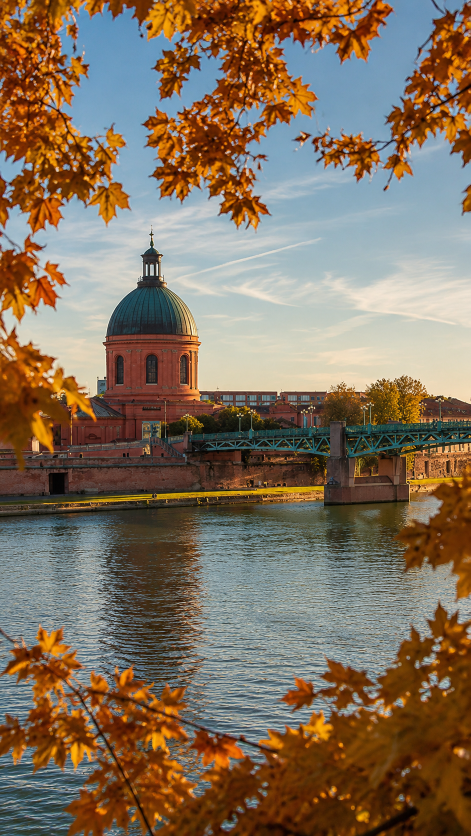
#> input picture assets/toulouse_1080x1920_autumn_sunny.png, 941 x 1672 px (shown at 1/2 size)
$ python instagram_explainer.py
#> lines starting #> are read from the running program, lines starting #| are printed output that depends on the picture
### src/instagram.py
"""Instagram image generator — three post formats.

Format 1: Story (1080x1920) — L'Essentiel items
  Two floating dark pill boxes over full-bleed photo, CTA pill in centre.

Format 2: Weekend carousel (1080x1350 slides) — runs Friday/Saturday
  Cover slide "Que faire ce week-end a Toulouse ?" + one slide per event.

Format 3: Individual post (1080x1350) — all other non-news clusters
  Full-bleed photo, category pill centred, multi-colour title (Toulouse=pink, key noun=green).
"""
from __future__ import annotations

import io
import json
import re
from datetime import date, datetime, timedelta, timezone
from pathlib import Path
from typing import Any

import requests

# ---------------------------------------------------------------------------
# Constants
# ---------------------------------------------------------------------------

STORY_W, STORY_H = 1080, 1920
POST_W,  POST_H  = 1080, 1350   # 4:5 — Instagram center-crops feed posts to a
                                # square for the grid view, cutting this much
                                # off the top/bottom: keep text above TEXT_BOTTOM.
_GRID_CROP_MARGIN = (POST_H - POST_W) // 2   # 135px trimmed off top & bottom in grid view
TEXT_BOTTOM       = POST_H - _GRID_CROP_MARGIN - 45   # 45px safety buffer beyond the crop line

COL_BG        = (15,  23,  42)        # #0f172a
COL_GREEN     = (74,  222, 128)       # #4ade80
COL_PINK      = (244, 114, 182)       # #f472b6
COL_WHITE     = (255, 255, 255)
COL_DARK      = (15,  23,  42)

# Semi-transparent dark pill box background (RGBA)
COL_PILL_BG   = (15, 23, 42, 210)

SITE_LABEL = "news.lavillerose.com"

FRENCH_MONTHS = [
    "janvier","fevrier","mars","avril","mai","juin",
    "juillet","aout","septembre","octobre","novembre","decembre",
]
FRENCH_DAYS = ["lundi","mardi","mercredi","jeudi","vendredi","samedi","dimanche"]

SOURCE_LABELS: dict[str, str] = {
    "lessentiel":      "L'Essentiel",
    "clutch":          "Clutch",
    "office_tourisme": "Office de Tourisme",
    "toulouscope":     "Toulouscope",
    "actu_toulouse":   "Actu Toulouse",
}

CAT_PILLS: dict[str, str] = {
    "event":   "AGENDA",
    "place":   "LIEU",
    "culture": "CULTURE",
    "news":    "INFO",
}

_FONT_BOLD_PATHS = [
    "/usr/share/fonts/truetype/liberation/LiberationSans-Bold.ttf",
    "/usr/share/fonts/truetype/dejavu/DejaVuSans-Bold.ttf",
    "/usr/share/fonts/truetype/freefont/FreeSansBold.ttf",
    "C:/Windows/Fonts/arialbd.ttf",
    "C:/Windows/Fonts/calibrib.ttf",
]
_FONT_REGULAR_PATHS = [
    "/usr/share/fonts/truetype/liberation/LiberationSans-Regular.ttf",
    "/usr/share/fonts/truetype/dejavu/DejaVuSans.ttf",
    "/usr/share/fonts/truetype/freefont/FreeSans.ttf",
    "C:/Windows/Fonts/arial.ttf",
    "C:/Windows/Fonts/calibri.ttf",
]

REQUEST_TIMEOUT_S = 10
_FAVICON_PATH = Path(__file__).parent.parent / "assets" / "favicon.png"
_ASSETS_DIR = Path(__file__).parent.parent / "assets"
_favicon_cache: dict = {}

_SEASON_BY_MONTH = {
    12: "winter", 1: "winter", 2: "winter",
    3: "spring", 4: "spring", 5: "spring",
    6: "summer", 7: "summer", 8: "summer",
    9: "autumn", 10: "autumn", 11: "autumn",
}


# [17 lines left out: function _story_background_path, not called in this run]


# ---------------------------------------------------------------------------
# Font / image helpers
# ---------------------------------------------------------------------------

def _load_font(size: int, bold: bool = False):
    from PIL import ImageFont
    for p in (_FONT_BOLD_PATHS if bold else _FONT_REGULAR_PATHS):
        try:
            return ImageFont.truetype(p, size)
        except (IOError, OSError):
            continue
    return ImageFont.load_default()


_MIN_IMG_DIM = 400  # below this, upscaling to a 1080-wide canvas looks visibly blurry/stretched

# url -> (width, height) of the last download attempt, so the review page and
# manifest writers can report real resolution without a second fetch.
_image_dims_cache: dict[str, tuple[int, int]] = {}

# url -> decoded image (or None for a failed/rejected fetch), so a candidate
# can be resolution-checked and then rendered without downloading it twice.
_image_cache: dict[str, Any] = {}


# [38 lines left out: functions _image_dims, _download_image, has_usable_photo, not called in this run]


def _cover_crop(img, w: int, h: int):
    from PIL import Image, ImageOps
    return ImageOps.fit(img, (w, h), method=Image.Resampling.LANCZOS)


def _apply_gradient(base, from_y: int, to_y: int, start_alpha: int = 0, end_alpha: int = 220):
    from PIL import Image
    if base.mode != "RGBA":
        base = base.convert("RGBA")
    w, h = base.size
    overlay = Image.new("RGBA", (w, h), (0, 0, 0, 0))
    height = to_y - from_y
    if height <= 0:
        return base
    pixels = overlay.load()
    for y in range(from_y, min(to_y, h)):
        t = (y - from_y) / height
        alpha = int(start_alpha + (end_alpha - start_alpha) * t)
        for x in range(w):
            pixels[x, y] = (*COL_BG, min(255, alpha))
    return Image.alpha_composite(base, overlay).convert("RGBA")


# [45 lines left out: functions _french_date, _french_date_range, _space_w, not called in this run]


# ---------------------------------------------------------------------------
# Text helpers
# ---------------------------------------------------------------------------

_VENUE_RE = re.compile(
    # Venue type keyword (case-insensitive via inline flag)
    r"(?i:jardins?|parcs?|stades?|stadiums?|salles?|allées?|allees?|"
    r"rues?|places?|esplanade|halles?|palais|lacs?|bastide|hangar|espace|"
    r"couloir|avenue|boulevard|campus|quartier|médiathèques?|mediatheques?|"
    r"bibliothèques?|maisons?|musées?|cinémas?|théâtres?|chapelles?)"
    # Optional article/preposition before proper name
    r"(?:\s+(?i:de\s+la|de\s+l\w*|d'\w*|du|de)\s*)?"
    # Proper name: capitalized words with optional hyphens (Saint-Pierre, Lacroix-Falgarde)
    r"\s*[A-ZÀÂÉÈÊËÎÏÔÙÛÇ][a-zàâéèêëîïôùûç]+(?:-[A-ZÀ-ÿa-zà-ÿ][a-zàâéèêëîïôùûç]*)?"
    r"(?:\s+(?:[A-ZÀÂÉÈÊËÎÏÔÙÛÇ][a-zàâéèêëîïôùûç]+(?:-[A-Za-zÀ-ÿ][a-zàâéèêëîïôùûç]*)?|de|du|la|le|les|l'))*",
    re.UNICODE,
)

# Locative prepositions — case-sensitive so 'dans le ciel' (lowercase) doesn't match.
# 'dans la/le' removed: too ambiguous ('dans le ciel', 'dans la ville').
# Stop-word lookahead trims trailing 'pour les fans', 'avec entrée libre', etc.
_CAPTION_VENUE_RE = re.compile(
    r"\b(?:au|chez|à\s+la|à\s+l[''e]\s*)\s+"
    r"([A-ZÀÂÉÈÊËÎÏÔÙÛÇ][^,\.\n!?]*?)(?=\s+(?:pour|avec|lors|où|dont|afin|qui\s+[a-z])|[,\.\n!?]|$)",
    re.MULTILINE | re.UNICODE,
)


# [128 lines left out: functions _extract_venue, _venue_from_caption, _segment_title, _draw_multicolor_lines, _draw_pill_box_centered, not called in this run]


def _paste_favicon(base, x: int, y: int, size: int = 64):
    """Paste the favicon using its own alpha channel — no background, no circle mask."""
    from PIL import Image
    if size not in _favicon_cache:
        try:
            img = Image.open(str(_FAVICON_PATH)).convert("RGBA").resize((size, size), Image.LANCZOS)
            _favicon_cache[size] = img
        except Exception:
            _favicon_cache[size] = None
    img = _favicon_cache[size]
    if img:
        # Use the image's own alpha as the mask so the transparent background stays transparent
        base.paste(img, (x, y), img)


def _wrap_text(text: str, font, max_width: int, draw) -> list[str]:
    words = text.split()
    lines, current = [], ""
    for word in words:
        candidate = (current + " " + word).strip()
        if draw.textbbox((0, 0), candidate, font=font)[2] <= max_width:
            current = candidate
        else:
            if current:
                lines.append(current)
            current = word
    if current:
        lines.append(current)
    return lines


# ---------------------------------------------------------------------------
# Format 1 — Story
# ---------------------------------------------------------------------------

# [462 lines left out: functions _render_story, _render_post, _next_weekend, _render_weekend_cover, _render_weekend_event_slide, run, not called in this run]


_BAD_IMAGE_PATTERNS = ("lessentiel.fr/nl/", "lessentiel.fr/nl/l.", "/nl/b.png", "/nl/r/")

# [605 lines left out: functions _good_image_url, _render_today_intro, render_today_events, _listicle_image_caption, _fetch_listicle_images, _norm_listicle_text and 5 more, not called in this run]

### src/instagram_explainer.py
"""One-off "Comment ça marche" slides for the Instagram highlight + pinned post.

Not part of the daily pipeline: run by hand, post manually.

    python -m src.instagram_explainer            # writes ./instagram_explainer/

Outputs the same 5 slides in two formats:
  story_N.png  1080x1920 — post as Stories, then add them to a highlight
  post_N.png   1080x1350 — post as one carousel and pin it (text stays inside
                           the central square so the grid crop never cuts it)
"""
from __future__ import annotations

import sys
from datetime import date
from pathlib import Path

from src.instagram import (
    COL_BG, COL_GREEN, COL_PINK, COL_WHITE, SITE_LABEL,
    POST_H, POST_W, STORY_H, STORY_W,
    _ASSETS_DIR, _apply_gradient, _cover_crop, _load_font, _paste_favicon, _wrap_text,
)

OUT_DIR = Path(__file__).parent.parent / "instagram_explainer"

# Each slide: kicker, title lines as [(text, colour)] runs, optional body
# paragraph, optional bullet list (text, colour). No emoji: the PIL font has
# no emoji glyphs.
SLIDES: list[dict] = [
    {
        "kicker": "COMMENT ÇA MARCHE",
        "title": [[("Tout ce qui se passe à ", COL_WHITE)], [("Toulouse", COL_PINK), (", chaque jour", COL_WHITE)]],
        "body": "Concerts, expos, sorties, sport, soirées : on les rassemble pour vous, au même endroit.",
        "arrow": True,
    },
    {
        "kicker": "CHAQUE MATIN",
        "title": [[("Une ", COL_WHITE), ("Story", COL_GREEN), (" par", COL_WHITE)], [("événement du jour", COL_WHITE)]],
        "body": "Ouvrez nos Stories le matin : tout ce qui a lieu aujourd'hui à Toulouse, en un coup d'œil. Plus besoin de chercher.",
    },
    {
        "kicker": "TOUS LES GENRES",
        "title": [[("Pour toutes les ", COL_WHITE), ("envies", COL_GREEN)]],
        "bullets": [
            ("Concerts et spectacles", COL_PINK),
            ("Expositions et culture", COL_GREEN),
            ("Festivals et marchés", COL_PINK),
            ("Sport", COL_GREEN),
            ("Soirées et bars", COL_PINK),
        ],
    },
    {
        "kicker": "LE WEEK-END",
        "title": [[("Le vendredi,", COL_WHITE)], [("que faire ce ", COL_WHITE), ("week-end", COL_GREEN), (" ?", COL_WHITE)]],
        "body": "Un carrousel avec la sélection des meilleures sorties, publié chaque week-end.",
    },
    {
        "kicker": "ET SUR LE SITE",
        "title": [[("Tout l'", COL_WHITE), ("agenda", COL_GREEN), (",", COL_WHITE)], [("la newsletter", COL_PINK), (" et l'actu", COL_WHITE)]],
        "body": "Retrouvez le calendrier complet et le résumé quotidien de l'actualité toulousaine.",
        "cta": True,
    },
]


def _backdrop(W: int, H: int):
    from PIL import Image

    base = Image.new("RGB", (W, H), COL_BG).convert("RGBA")
    for name in ("toulouse_1080x1920_autumn_sunny.png", "toulouse_1080x1920_summer_sunny.jpg"):
        p = _ASSETS_DIR / name
        if p.exists():
            base.paste(_cover_crop(Image.open(p).convert("RGB"), W, H).convert("RGBA"), (0, 0))
            break
    # Dim the whole photo so text stays readable, then deepen toward the bottom.
    base = Image.alpha_composite(base, Image.new("RGBA", (W, H), (15, 23, 42, 165)))
    return _apply_gradient(base, int(H * 0.5), H, start_alpha=0, end_alpha=170)


def _render(slide: dict, W: int, H: int, idx: int, total: int):
    from PIL import ImageDraw

    base = _backdrop(W, H)
    draw = ImageDraw.Draw(base)
    PAD = 80
    _paste_favicon(base, W - 52 - 68, 52, size=68)

    f_kicker = _load_font(34, bold=True)
    f_title  = _load_font(84, bold=True)
    f_body   = _load_font(42)
    f_bullet = _load_font(52, bold=True)
    f_tiny   = _load_font(22)

    def th(font):
        return draw.textbbox((0, 0), "Ag", font=font)[3]

    body_lines = _wrap_text(slide["body"], f_body, W - PAD * 2, draw) if slide.get("body") else []
    bullets = slide.get("bullets", [])

    # Stack height first so the block can be vertically centred.
    title_h = len(slide["title"]) * (th(f_title) + 14)
    block_h = th(f_kicker) + 40 + title_h + 20
    if body_lines:
        block_h += len(body_lines) * (th(f_body) + 12)
    if bullets:
        block_h += len(bullets) * (th(f_bullet) + 30)
    if slide.get("cta"):
        block_h += 40 + 110
    if slide.get("arrow"):
        block_h += 70
    y = (H - block_h) // 2

    # Kicker pill
    kw = draw.textbbox((0, 0), slide["kicker"], font=f_kicker)[2]
    kh = th(f_kicker)
    kx = (W - kw) // 2
    draw.rounded_rectangle([kx - 30, y - 14, kx + kw + 30, y + kh + 20], radius=40, fill=(74, 222, 128, 255))
    draw.text((kx, y), slide["kicker"], font=f_kicker, fill=COL_BG)
    y += kh + 40 + 20

    # Title runs, centred per line
    for runs in slide["title"]:
        total_w = sum(draw.textbbox((0, 0), t, font=f_title)[2] for t, _ in runs)
        x = (W - total_w) // 2
        for text, col in runs:
            draw.text((x, y), text, font=f_title, fill=col)
            x += draw.textbbox((0, 0), text, font=f_title)[2]
        y += th(f_title) + 14
    y += 20

    for line in body_lines:
        lw = draw.textbbox((0, 0), line, font=f_body)[2]
        draw.text(((W - lw) // 2, y), line, font=f_body, fill=(255, 255, 255, 230))
        y += th(f_body) + 12

    for text, col in bullets:
        lw = draw.textbbox((0, 0), text, font=f_bullet)[2]
        x = (W - lw) // 2
        r = 11
        cy = y + th(f_bullet) // 2 + 4
        draw.ellipse([x - 44 - r, cy - r, x - 44 + r, cy + r], fill=col)
        draw.text((x, y), text, font=f_bullet, fill=COL_WHITE)
        y += th(f_bullet) + 30

    if slide.get("arrow"):
        ax, ay = W // 2, y + 36
        draw.line([(ax - 22, ay), (ax + 10, ay)], fill=COL_WHITE, width=5)
        draw.polygon([(ax + 10, ay - 14), (ax + 28, ay), (ax + 10, ay + 14)], fill=COL_WHITE)

    if slide.get("cta"):
        y += 40
        cw = draw.textbbox((0, 0), SITE_LABEL, font=f_bullet)[2]
        draw.rounded_rectangle([(W - cw) // 2 - 50, y, (W + cw) // 2 + 50, y + 100], radius=50, fill=COL_PINK)
        draw.text(((W - cw) // 2, y + 18), SITE_LABEL, font=f_bullet, fill=COL_BG)

    # Progress dots (dim) + site label, kept clear of the story UI / grid crop
    dots_y = H - 150 if H == STORY_H else H - 190
    gap, r = 34, 8
    x0 = (W - gap * (total - 1)) // 2
    for i in range(total):
        # Opaque dim grey: an alpha fill on the RGBA canvas replaces pixels
        # rather than blending, so it came out white after the RGB convert.
        col = COL_WHITE if i == idx else (110, 120, 140)
        draw.ellipse([x0 + i * gap - r, dots_y - r, x0 + i * gap + r, dots_y + r], fill=col)
    if not slide.get("cta"):
        tw = draw.textbbox((0, 0), SITE_LABEL, font=f_tiny)[2]
        draw.text(((W - tw) // 2, dots_y + 30), SITE_LABEL, font=f_tiny, fill=(255, 255, 255, 110))

    return base.convert("RGB")


def main() -> None:
    OUT_DIR.mkdir(parents=True, exist_ok=True)
    for i, slide in enumerate(SLIDES):
        _render(slide, STORY_W, STORY_H, i, len(SLIDES)).save(OUT_DIR / f"story_{i + 1}.png")
#> in _backdrop, `base = Image.new("RGB", (W, H), COL_BG).convert("RGBA")`:
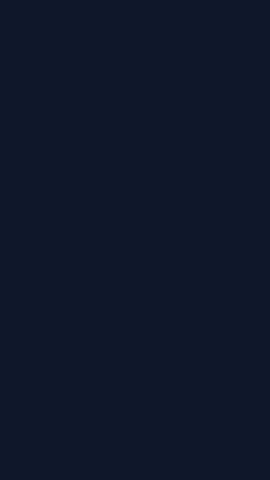
#> base: PIL image 1080x1920 RGBA (shown at 1/4 size); mean R, G, B, A 15, 23, 42, 255
#> in _apply_gradient, `return Image.alpha_composite(base, overlay).convert("RGBA")`:
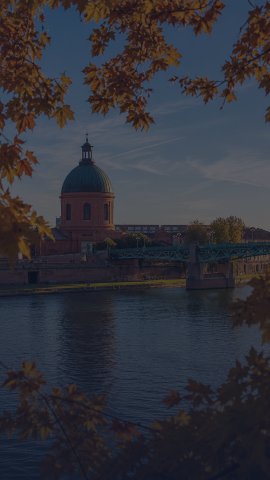
#> returned value: PIL image 1080x1920 RGBA (shown at 1/4 size); mean R, G, B, A 50, 50.8, 58.9, 255
#> in _render, `body_lines = _wrap_text(slide["body"], f_body, W - PAD * 2, draw) if s..`: body_lines = 2 items
#> in _render, `title_h = len(slide["title"]) * (th(f_title) + 14)`: title_h = 216
#> in _render, `block_h = th(f_kicker) + 40 + title_h + 20`: block_h = 314
#> in _render, `block_h += len(body_lines) * (th(f_body) + 12)`: block_h = 434
#> in _render, `block_h += 70`: block_h = 504
#> in _render, `y = (H - block_h) // 2`: y = 708
#> in _render, `kw = draw.textbbox((0, 0), slide["kicker"], font=f_kicker)[2]`: kw = 392
#> in _render, `kh = th(f_kicker)`: kh = 38
#> in _render, `kx = (W - kw) // 2`: kx = 344
#> in _render, `y += kh + 40 + 20`: y = 806
#> the loop in _render, `for runs in slide["title"]:` made 2 passes
#> (total_w, y) on passes 1 to 2: (913, 914), (890, 1022)
#> after the loop in _render, `for runs in slide["title"]:`: y = 1022
#> in _render, `y += 20`: y = 1042
#> the loop in _render, `for line in body_lines:` made 2 passes
#> (lw, y) on pass 1: (873, 1102)
#> after the loop in _render, `for line in body_lines:`: y = 1162
#> in _render, `ax, ay = W // 2, y + 36`: ax = 540; ay = 1198
#> in _render, `tw = draw.textbbox((0, 0), SITE_LABEL, font=f_tiny)[2]`: tw = 203
        _render(slide, POST_W, POST_H, i, len(SLIDES)).save(OUT_DIR / f"post_{i + 1}.png")
#> call 2 of _render, with W = 1080, H = 1350, idx = 0, total = 5
#> call 2 of _backdrop, with W = 1080, H = 1350
#> in _backdrop (call 2), `base = Image.new("RGB", (W, H), COL_BG).convert("RGBA")`:
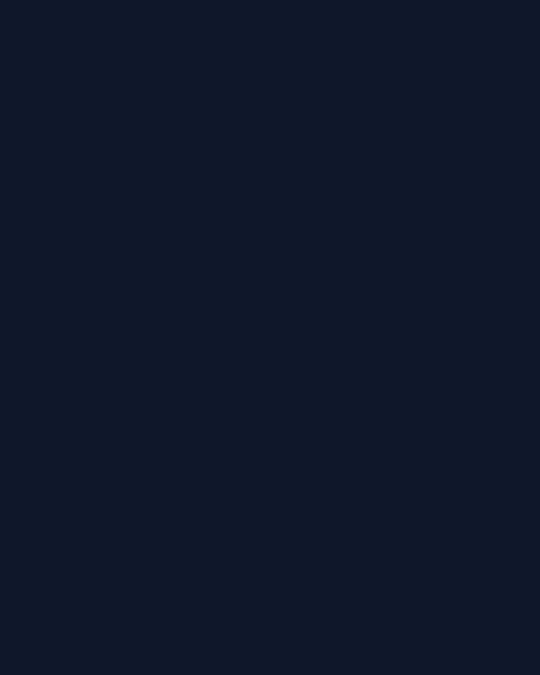
#> base: PIL image 1080x1350 RGBA (shown at 1/2 size); mean R, G, B, A 15, 23, 42, 255
#> call 2 of _cover_crop, with w = 1080, h = 1350
#> in _cover_crop (call 2), `return ImageOps.fit(img, (w, h), method=Image.Resampling.LANCZOS)`:
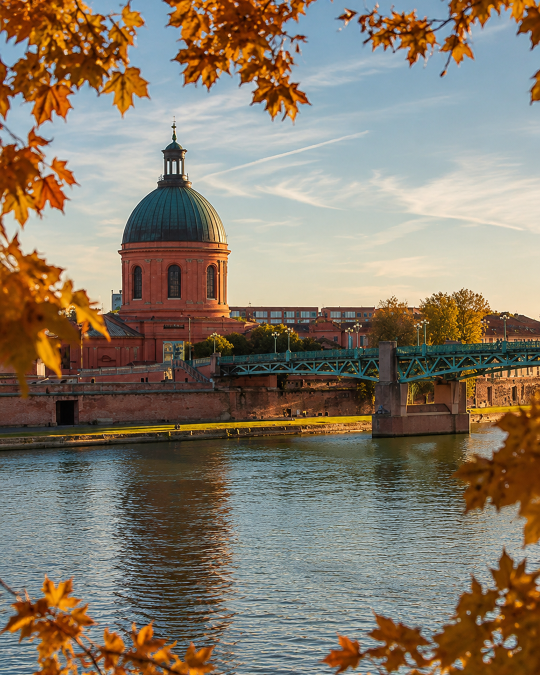
#> returned value: PIL image 1080x1350 RGB (shown at 1/2 size); mean R, G, B 134.7, 122.7, 106.5
#> in _backdrop (call 2), `base = Image.alpha_composite(base, Image.new("RGBA", (W, H), (15, 23, ..`:
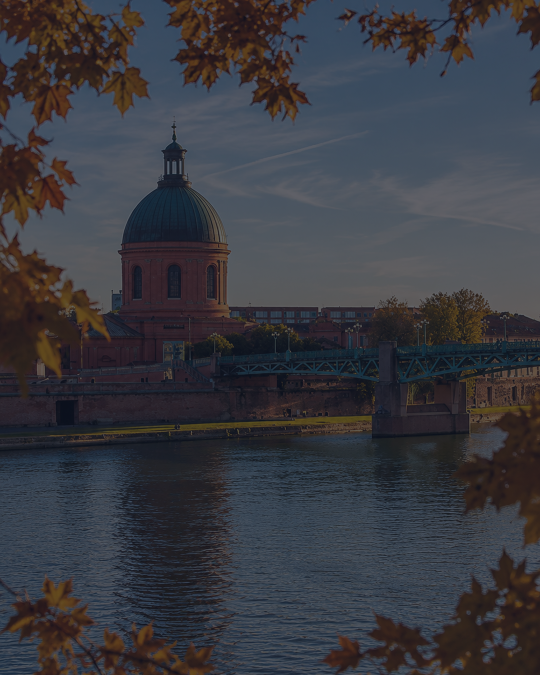
#> base: PIL image 1080x1350 RGBA (shown at 1/2 size); mean R, G, B, A 57.2, 58.2, 64.8, 255
#> call 2 of _apply_gradient, with from_y = 675, to_y = 1350, start_alpha = 0, end_alpha = 170
#> in _apply_gradient (call 2), `return Image.alpha_composite(base, overlay).convert("RGBA")`:
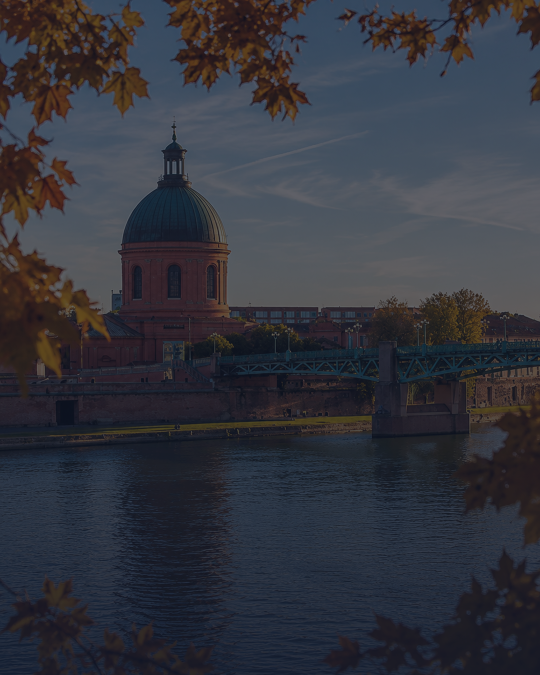
#> returned value: PIL image 1080x1350 RGBA (shown at 1/2 size); mean R, G, B, A 51.3, 53.4, 62, 255
#> in _render (call 2), `bullets = slide.get("bullets", [])`: bullets = []
#> in _render (call 2), `block_h = th(f_kicker) + 40 + title_h + 20`: block_h = 314
#> in _render (call 2), `block_h += len(body_lines) * (th(f_body) + 12)`: block_h = 434
#> in _render (call 2), `block_h += 70`: block_h = 504
#> in _render (call 2), `y = (H - block_h) // 2`: y = 423
#> in _render (call 2), `y += kh + 40 + 20`: y = 521
#> the loop in _render (call 2), `for runs in slide["title"]:` made 2 passes
#> (runs, total_w, y) on pass 1: ([('Tout ce qui se passe à ', (255, 255, 255))], 913, 629)
#> after the loop in _render (call 2), `for runs in slide["title"]:`: y = 737
#> in _render (call 2), `y += 20`: y = 757
#> the loop in _render (call 2), `for line in body_lines:` made 2 passes
#> (lw, y) on pass 1: (873, 817)
#> after the loop in _render (call 2), `for line in body_lines:`: y = 877
#> in _render (call 2), `ax, ay = W // 2, y + 36`: ay = 913
#> in _render (call 2), `return base.convert("RGB")`:
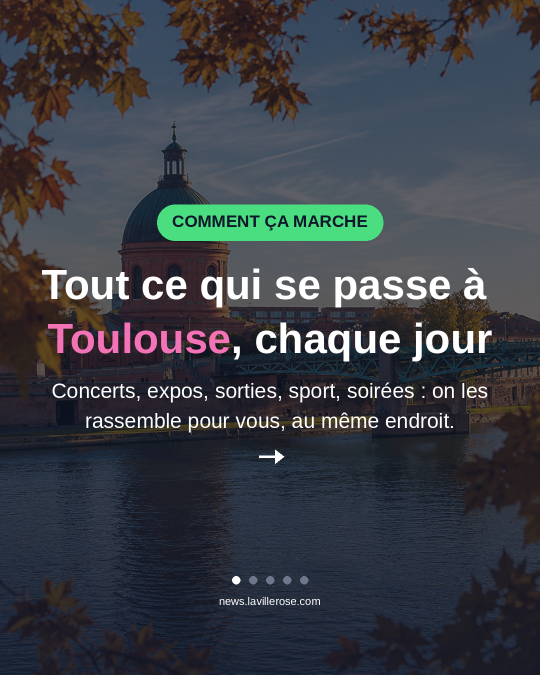
#> returned value: PIL image 1080x1350 RGB (shown at 1/2 size); mean R, G, B 58.6, 62.7, 69.7
        print(f"slide {i + 1}/{len(SLIDES)} written")
    print(f"done -> {OUT_DIR}")


if __name__ == "__main__":
    sys.exit(main())
#> (the program exits here)
